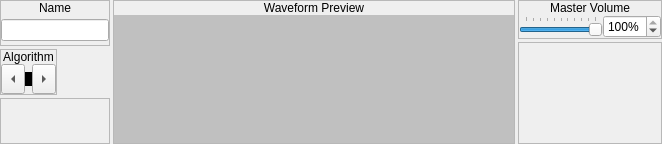
          <widget class="QWidget" name="widget_22" native="true">
           <layout class="QHBoxLayout" name="horizontalLayout_9">
            <property name="spacing">
             <number>3</number>
            </property>
            <property name="leftMargin">
             <number>0</number>
            </property>
            <property name="topMargin">
             <number>0</number>
            </property>
            <property name="rightMargin">
             <number>0</number>
            </property>
            <property name="bottomMargin">
             <number>0</number>
            </property>
            <item>
             <widget class="QWidget" name="widget_21" native="true">
              <property name="sizePolicy">
               <sizepolicy hsizetype="Fixed" vsizetype="Preferred">
                <horstretch>0</horstretch>
                <verstretch>0</verstretch>
               </sizepolicy>
              </property>
              <layout class="QVBoxLayout" name="verticalLayout_17">
               <property name="spacing">
                <number>3</number>
               </property>
               <property name="leftMargin">
                <number>0</number>
               </property>
               <property name="topMargin">
                <number>0</number>
               </property>
               <property name="rightMargin">
                <number>0</number>
               </property>
               <property name="bottomMargin">
                <number>0</number>
               </property>
               <item>
                <widget class="QFrame" name="frame_13">
                 <property name="frameShape">
                  <enum>QFrame::StyledPanel</enum>
                 </property>
                 <property name="frameShadow">
                  <enum>QFrame::Raised</enum>
                 </property>
                 <layout class="QVBoxLayout" name="verticalLayout_20">
                  <property name="spacing">
                   <number>0</number>
                  </property>
                  <property name="leftMargin">
                   <number>0</number>
                  </property>
                  <property name="topMargin">
                   <number>0</number>
                  </property>
                  <property name="rightMargin">
                   <number>0</number>
                  </property>
                  <property name="bottomMargin">
                   <number>0</number>
                  </property>
                  <item>
                   <widget class="QLabel" name="label_62">
                    <property name="sizePolicy">
                     <sizepolicy hsizetype="Preferred" vsizetype="Fixed">
                      <horstretch>0</horstretch>
                      <verstretch>0</verstretch>
                     </sizepolicy>
                    </property>
                    <property name="text">
                     <string>Name</string>
                    </property>
                    <property name="alignment">
                     <set>Qt::AlignCenter</set>
                    </property>
                   </widget>
                  </item>
                  <item>
                   <widget class="QWidget" name="widget_20" native="true">
                    <layout class="QHBoxLayout" name="horizontalLayout_12">
                     <property name="spacing">
                      <number>0</number>
                     </property>
                     <property name="leftMargin">
                      <number>0</number>
                     </property>
                     <property name="topMargin">
                      <number>0</number>
                     </property>
                     <property name="rightMargin">
                      <number>0</number>
                     </property>
                     <property name="bottomMargin">
                      <number>0</number>
                     </property>
                     <item>
                      <widget class="QLineEdit" name="leName">
                       <property name="maxLength">
                        <number>15</number>
                       </property>
                      </widget>
                     </item>
                    </layout>
                   </widget>
                  </item>
                 </layout>
                </widget>
               </item>
               <item>
                <widget class="QFrame" name="frame_3">
                 <property name="sizePolicy">
                  <sizepolicy hsizetype="Fixed" vsizetype="Preferred">
                   <horstretch>0</horstretch>
                   <verstretch>0</verstretch>
                  </sizepolicy>
                 </property>
                 <property name="frameShape">
                  <enum>QFrame::StyledPanel</enum>
                 </property>
                 <property name="frameShadow">
                  <enum>QFrame::Raised</enum>
                 </property>
                 <layout class="QVBoxLayout" name="verticalLayout_4">
                  <property name="spacing">
                   <number>0</number>
                  </property>
                  <property name="leftMargin">
                   <number>0</number>
                  </property>
                  <property name="topMargin">
                   <number>0</number>
                  </property>
                  <property name="rightMargin">
                   <number>0</number>
                  </property>
                  <property name="bottomMargin">
                   <number>0</number>
                  </property>
                  <item>
                   <widget class="QLabel" name="label_3">
                    <property name="sizePolicy">
                     <sizepolicy hsizetype="Preferred" vsizetype="Fixed">
                      <horstretch>0</horstretch>
                      <verstretch>0</verstretch>
                     </sizepolicy>
                    </property>
                    <property name="text">
                     <string>Algorithm</string>
                    </property>
                    <property name="alignment">
                     <set>Qt::AlignCenter</set>
                    </property>
                   </widget>
                  </item>
                  <item>
                   <widget class="QWidget" name="widget_3" native="true">
                    <layout class="QHBoxLayout" name="horizontalLayout">
                     <property name="spacing">
                      <number>0</number>
                     </property>
                     <property name="leftMargin">
                      <number>0</number>
                     </property>
                     <property name="topMargin">
                      <number>0</number>
                     </property>
                     <property name="rightMargin">
                      <number>0</number>
                     </property>
                     <property name="bottomMargin">
                      <number>0</number>
                     </property>
                     <item>
                      <widget class="QToolButton" name="btnPreviousAlgorithm">
                       <property name="sizePolicy">
                        <sizepolicy hsizetype="Fixed" vsizetype="Preferred">
                         <horstretch>0</horstretch>
                         <verstretch>0</verstretch>
                        </sizepolicy>
                       </property>
                       <property name="text">
                        <string>&lt;</string>
                       </property>
                       <property name="arrowType">
                        <enum>Qt::LeftArrow</enum>
                       </property>
                      </widget>
                     </item>
                     <item>
                      <widget class="QLabel" name="lblAlgorithm">
                       <property name="sizePolicy">
                        <sizepolicy hsizetype="Fixed" vsizetype="Fixed">
                         <horstretch>0</horstretch>
                         <verstretch>0</verstretch>
                        </sizepolicy>
                       </property>
                       <property name="styleSheet">
                        <string notr="true">background-color: black;</string>
                       </property>
                       <property name="text">
                        <string/>
                       </property>
                       <property name="pixmap">
                        <pixmap resource="resources.qrc">:/images/algo1.png</pixmap>
                       </property>
                       <property name="margin">
                        <number>4</number>
                       </property>
                      </widget>
                     </item>
                     <item>
                      <widget class="QToolButton" name="btnNextAlgorithm">
                       <property name="sizePolicy">
                        <sizepolicy hsizetype="Fixed" vsizetype="Preferred">
                         <horstretch>0</horstretch>
                         <verstretch>0</verstretch>
                        </sizepolicy>
                       </property>
                       <property name="text">
                        <string>&gt;</string>
                       </property>
                       <property name="arrowType">
                        <enum>Qt::RightArrow</enum>
                       </property>
                      </widget>
                     </item>
                    </layout>
                   </widget>
                  </item>
                 </layout>
                </widget>
               </item>
               <item>
                <widget class="QFrame" name="frame_11">
                 <property name="frameShape">
                  <enum>QFrame::StyledPanel</enum>
                 </property>
                 <property name="frameShadow">
                  <enum>QFrame::Raised</enum>
                 </property>
                </widget>
               </item>
              </layout>
             </widget>
            </item>
            <item>
             <widget class="QFrame" name="frame_5">
              <property name="sizePolicy">
               <sizepolicy hsizetype="Fixed" vsizetype="Preferred">
                <horstretch>0</horstretch>
                <verstretch>0</verstretch>
               </sizepolicy>
              </property>
              <property name="frameShape">
               <enum>QFrame::StyledPanel</enum>
              </property>
              <property name="frameShadow">
               <enum>QFrame::Raised</enum>
              </property>
              <layout class="QVBoxLayout" name="verticalLayout_6">
               <property name="spacing">
                <number>0</number>
               </property>
               <property name="leftMargin">
                <number>0</number>
               </property>
               <property name="topMargin">
                <number>0</number>
               </property>
               <property name="rightMargin">
                <number>0</number>
               </property>
               <property name="bottomMargin">
                <number>0</number>
               </property>
               <item>
                <widget class="QLabel" name="label_13">
                 <property name="sizePolicy">
                  <sizepolicy hsizetype="Preferred" vsizetype="Fixed">
                   <horstretch>0</horstretch>
                   <verstretch>0</verstretch>
                  </sizepolicy>
                 </property>
                 <property name="text">
                  <string>Waveform Preview</string>
                 </property>
                 <property name="alignment">
                  <set>Qt::AlignCenter</set>
                 </property>
                </widget>
               </item>
               <item>
                <widget class="QWidget" name="widget_5" native="true">
                 <layout class="QHBoxLayout" name="horizontalLayout_8">
                  <property name="spacing">
                   <number>0</number>
                  </property>
                  <property name="leftMargin">
                   <number>0</number>
                  </property>
                  <property name="topMargin">
                   <number>0</number>
                  </property>
                  <property name="rightMargin">
                   <number>0</number>
                  </property>
                  <property name="bottomMargin">
                   <number>0</number>
                  </property>
                  <item>
                   <widget class="QLabel" name="lblWaveform">
                    <property name="minimumSize">
                     <size>
                      <width>400</width>
                      <height>128</height>
                     </size>
                    </property>
                    <property name="maximumSize">
                     <size>
                      <width>400</width>
                      <height>128</height>
                     </size>
                    </property>
                    <property name="styleSheet">
                     <string notr="true">background-color: rgb(192, 192, 192);</string>
                    </property>
                    <property name="text">
                     <string/>
                    </property>
                    <property name="scaledContents">
                     <bool>true</bool>
                    </property>
                   </widget>
                  </item>
                 </layout>
                </widget>
               </item>
              </layout>
             </widget>
            </item>
            <item>
             <widget class="QWidget" name="widget_14" native="true">
              <layout class="QVBoxLayout" name="verticalLayout_21">
               <property name="spacing">
                <number>3</number>
               </property>
               <property name="leftMargin">
                <number>0</number>
               </property>
               <property name="topMargin">
                <number>0</number>
               </property>
               <property name="rightMargin">
                <number>0</number>
               </property>
               <property name="bottomMargin">
                <number>0</number>
               </property>
               <item>
                <widget class="QFrame" name="frame_14">
                 <property name="sizePolicy">
                  <sizepolicy hsizetype="Preferred" vsizetype="Fixed">
                   <horstretch>0</horstretch>
                   <verstretch>0</verstretch>
                  </sizepolicy>
                 </property>
                 <property name="frameShape">
                  <enum>QFrame::StyledPanel</enum>
                 </property>
                 <property name="frameShadow">
                  <enum>QFrame::Raised</enum>
                 </property>
                 <layout class="QVBoxLayout" name="verticalLayout_13">
                  <property name="spacing">
                   <number>0</number>
                  </property>
                  <property name="leftMargin">
                   <number>0</number>
                  </property>
                  <property name="topMargin">
                   <number>0</number>
                  </property>
                  <property name="rightMargin">
                   <number>0</number>
                  </property>
                  <property name="bottomMargin">
                   <number>0</number>
                  </property>
                  <item>
                   <widget class="QLabel" name="label_4">
                    <property name="sizePolicy">
                     <sizepolicy hsizetype="Preferred" vsizetype="Fixed">
                      <horstretch>0</horstretch>
                      <verstretch>0</verstretch>
                     </sizepolicy>
                    </property>
                    <property name="text">
                     <string>Master Volume</string>
                    </property>
                    <property name="alignment">
                     <set>Qt::AlignCenter</set>
                    </property>
                   </widget>
                  </item>
                  <item>
                   <widget class="QWidget" name="widget_25" native="true">
                    <layout class="QHBoxLayout" name="horizontalLayout_4">
                     <property name="spacing">
                      <number>0</number>
                     </property>
                     <property name="leftMargin">
                      <number>0</number>
                     </property>
                     <property name="topMargin">
                      <number>0</number>
                     </property>
                     <property name="rightMargin">
                      <number>0</number>
                     </property>
                     <property name="bottomMargin">
                      <number>0</number>
                     </property>
                     <item>
                      <widget class="QSlider" name="sldrVolume">
                       <property name="maximum">
                        <number>100</number>
                       </property>
                       <property name="value">
                        <number>100</number>
                       </property>
                       <property name="orientation">
                        <enum>Qt::Horizontal</enum>
                       </property>
                       <property name="tickPosition">
                        <enum>QSlider::TicksAbove</enum>
                       </property>
                       <property name="tickInterval">
                        <number>10</number>
                       </property>
                      </widget>
                     </item>
                     <item>
                      <widget class="QSpinBox" name="numVolume">
                       <property name="suffix">
                        <string>%</string>
                       </property>
                       <property name="maximum">
                        <number>100</number>
                       </property>
                       <property name="value">
                        <number>100</number>
                       </property>
                      </widget>
                     </item>
                    </layout>
                   </widget>
                  </item>
                 </layout>
                </widget>
               </item>
               <item>
                <widget class="QFrame" name="frame_12">
                 <property name="frameShape">
                  <enum>QFrame::StyledPanel</enum>
                 </property>
                 <property name="frameShadow">
                  <enum>QFrame::Raised</enum>
                 </property>
                </widget>
               </item>
              </layout>
             </widget>
            </item>
           </layout>
          </widget>
